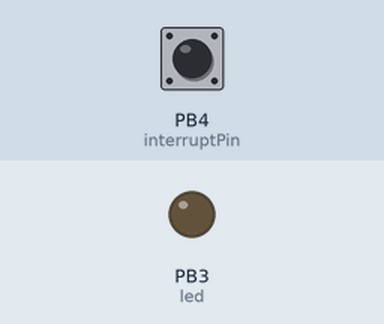
Simulated run of this program. Board: ATtiny85, built with avr-gcc and run on an emulated ATtiny85. Shown: output pins drawn as LEDs (lit = HIGH). The inputs (shaded band) are chosen by the test bench; at power-on: PB4 (interruptPin) LOW.

Above: at 1.2 s.
1.3 s: PB4 (interruptPin) pulled HIGH for 0.15 s
At 2.6 s:
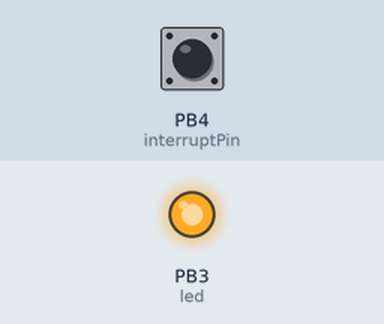
Timing chart, 0 to 10.5 s (numbered marks = the images above; inputs shaded):
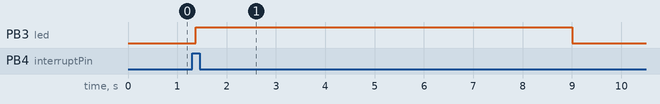

The program:

main.cpp
```cpp
#include "Arduino.h"

const byte interruptPin = 4;
const byte led = 3;

int secondsToKeepPowerOn = 0;

ISR (PCINT0_vect)
{
  secondsToKeepPowerOn = 60;
}

void setup() {
  pinMode(interruptPin, INPUT); // set to input with an internal pullup resistor (HIGH when switch is open)
  pinMode(led, OUTPUT);

  // interrupts
  PCMSK  |= bit (PCINT4);  // want pin D4 / pin 3
  GIFR   |= bit (PCIF);    // clear any outstanding interrupts
  GIMSK  |= bit (PCIE);    // enable pin change interrupts
}

void loop() {
  if (secondsToKeepPowerOn > 0) {
    digitalWrite(led, HIGH);
  } else {
    digitalWrite(led, LOW);
  }

  secondsToKeepPowerOn--;

  delay(125);
}
```

Measured:
- after the input at 1.3 s, PB3 (led): LOW → HIGH after 0.08 s, → LOW 7.6 s later
